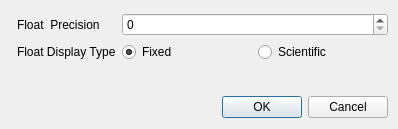
<?xml version="1.0" encoding="UTF-8"?>
<ui version="4.0">
 <class>FloatDisplayDialog</class>
 <widget class="QDialog" name="FloatDisplayDialog">
  <property name="windowModality">
   <enum>Qt::WindowModal</enum>
  </property>
  <property name="geometry">
   <rect>
    <x>0</x>
    <y>0</y>
    <width>398</width>
    <height>129</height>
   </rect>
  </property>
  <property name="windowTitle">
   <string>Variable Name and Type</string>
  </property>
  <property name="modal">
   <bool>true</bool>
  </property>
  <widget class="QWidget" name="layoutWidget">
   <property name="geometry">
    <rect>
     <x>17</x>
     <y>13</y>
     <width>371</width>
     <height>105</height>
    </rect>
   </property>
   <layout class="QVBoxLayout" name="verticalLayout">
    <item>
     <layout class="QFormLayout" name="formLayout">
      <item row="0" column="0">
       <widget class="QLabel" name="floatPrecisionLabel">
        <property name="text">
         <string>Float  Precision</string>
        </property>
       </widget>
      </item>
      <item row="1" column="0">
       <widget class="QLabel" name="floatDisplayTypeLabel">
        <property name="text">
         <string>Float Display Type</string>
        </property>
       </widget>
      </item>
      <item row="1" column="1">
       <layout class="QHBoxLayout" name="horizontalLayout">
        <item>
         <widget class="QRadioButton" name="fix_radioButton">
          <property name="text">
           <string>Fixed</string>
          </property>
          <property name="checked">
           <bool>true</bool>
          </property>
         </widget>
        </item>
        <item>
         <widget class="QRadioButton" name="sci_radioButton">
          <property name="text">
           <string>Scientific</string>
          </property>
         </widget>
        </item>
       </layout>
      </item>
      <item row="0" column="1">
       <widget class="QSpinBox" name="floatPrecision_spinBox"/>
      </item>
     </layout>
    </item>
    <item>
     <widget class="QDialogButtonBox" name="buttonBox">
      <property name="orientation">
       <enum>Qt::Horizontal</enum>
      </property>
      <property name="standardButtons">
       <set>QDialogButtonBox::Cancel|QDialogButtonBox::Ok</set>
      </property>
     </widget>
    </item>
   </layout>
  </widget>
 </widget>
 <resources/>
 <connections>
  <connection>
   <sender>buttonBox</sender>
   <signal>accepted()</signal>
   <receiver>FloatDisplayDialog</receiver>
   <slot>accept()</slot>
   <hints>
    <hint type="sourcelabel">
     <x>287</x>
     <y>110</y>
    </hint>
    <hint type="destinationlabel">
     <x>157</x>
     <y>133</y>
    </hint>
   </hints>
  </connection>
  <connection>
   <sender>buttonBox</sender>
   <signal>rejected()</signal>
   <receiver>FloatDisplayDialog</receiver>
   <slot>reject()</slot>
   <hints>
    <hint type="sourcelabel">
     <x>210</x>
     <y>114</y>
    </hint>
    <hint type="destinationlabel">
     <x>303</x>
     <y>164</y>
    </hint>
   </hints>
  </connection>
 </connections>
</ui>
